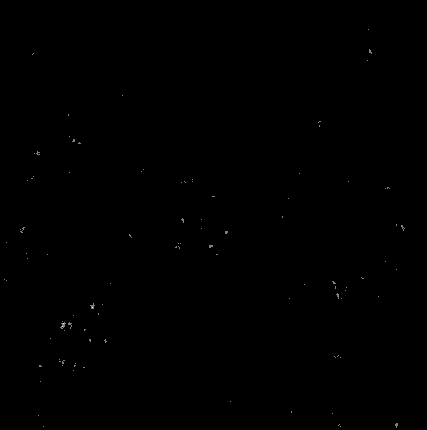
#> input picture images/ROI1-405ex_Baldur14_LF_NA1R_5xfad_dapi35lp70g_af488-10lp20g_mcherry10lp20g_zstack_20x_1024px_6-28-24.tif, 427 x 430 px; its folder holds 4 pictures in this run
$ python DIP_code.py
#> lines starting #> are read from the running program, lines starting #| are printed output that depends on the picture
# -*- coding: utf-8 -*-
"""
BIOE 5100 Final Project - Spring 2025
Skylar Suarez & Larry Baker

Variable naming convention: lLocalVariable, fUserDefinedFunction, exExternalLibrary, aArgument, iIterator
"""
#%% LIBRARY IMPORTS

import skimage as exSki # For basic image processing (filtering, histogram equalization) and GLCM analysis.

import numpy as np # For matrix manipulation.
from numpy import fft # For frequency filtering.

import matplotlib.pyplot as plt # For plotting figures throughout.

from sklearn.cluster import KMeans # For implementing K-Means clustering on the images before logistic regression.
from sklearn.model_selection import train_test_split # For linear regression testing.
from sklearn.preprocessing import StandardScaler # For use with the GLCM parameters.
from sklearn.linear_model import LogisticRegression # For linear regression testing.
from sklearn.tree import DecisionTreeClassifier # For decision tree classification testing.
from sklearn.model_selection import cross_val_score # For linear regression testing.
from sklearn.metrics import accuracy_score # For evaluationg trained regression models.

#%%
def main():
    # Read in all tif images into a list.
    lImageSet = list(exSki.io.imread_collection('images/*.tif', {'as_gray': True}))
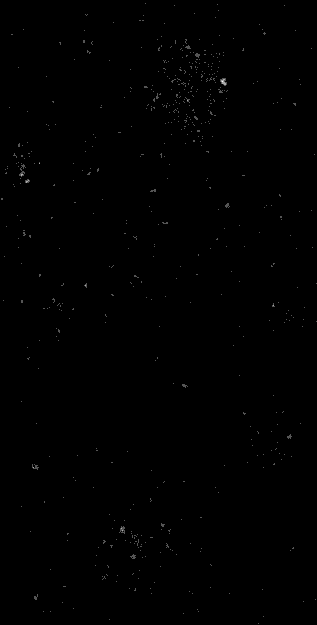
#> input picture images/ROI1-405ex_Baldur15_LF_NA1R_5xfad_dapi35lp70g_af488-10lp20g_mcherry10lp20g_zstack_20x_1024px_6-28-24.tif, 317 x 625 px
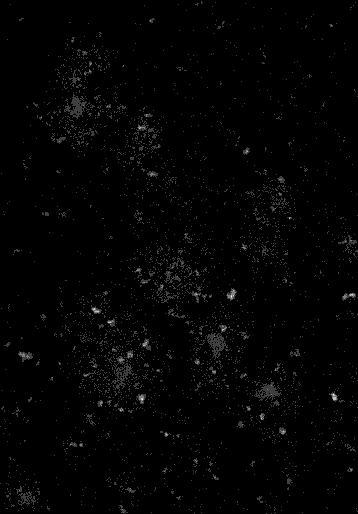
#> input picture images/ROI1-405ex_Gunnar1_LF_NA1R_5xfad_dapi35lp70g_af488-10lp20g_mcherry10lp20g_zstack_20x_1024px_6-19-24.tif, 358 x 514 px
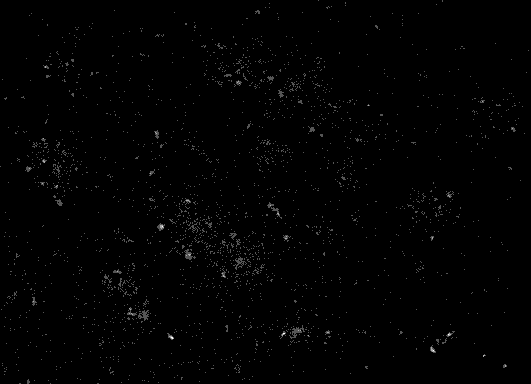
#> input picture images/ROI1-405ex_Gunnar2_LF_NA1R_5xfad_dapi35lp70g_af488-10lp20g_mcherry10lp20g_zstack_20x_1024px_6-19-24.tif, 531 x 384 px
#> lImageSet = 4 items

    # Show the entire collection for presentation purposes.
    # exSki.io.imshow_collection(lImageSet, plugin='matplotlib', cmap='gray')
    # exSki.io.show()

    lImageSet, lM, lN = fResizeImagesInSet(lImageSet, 'min')

    # Make the vector of whether the images have AB or not (1 = AB, 0 = no AB).
    lImageSetClassifications = np.ones(len(lImageSet), dtype=int)
    lImageSetClassifications[[5,6,13,14,21,22,28,29,33,34,36,37,38,39,41,42,44,45,46,47,48]] = 0

    # Display which images are AB and which are not.
    plt.figure(figsize=(15, 1.5))
    plt.plot(range(len(lImageSet)), lImageSetClassifications, 'o')
    plt.xticks(range(len(lImageSet)))
    plt.yticks([0,1])
    plt.title('1 = AB, 0 = no AB')
    plt.show()

    #%% TESTING STUFF ON A SAMPLE IMAGE, for presentation purposes.
    lSampleImage = lImageSet[15]

    # Try histogram equalization for higher contrast -
    # Increasing contrast amplifies the speckling and makes kmeans worse.
    lEqualizedImage = exSki.exposure.equalize_hist(lSampleImage)
    fDisplayImageAndItsHistogram(lEqualizedImage, 'Equalized Sample Image')

    # Trying frequency filtering of the sample image.
    # Outputting frequency spectrum of image(s) to determine if frequency filtering is sensible.
    lTestFFTOutput = np.abs(fft.fftshift(fft.fft2(lSampleImage))) # fft2() is 2D FFT, fftshift() used for same rationale as in MATLAB.
    # exSki.io.imshow(np.log(testFFTOutput), cmap = 'Blues') # Log needs to be used here or else fft is uninterpretable.
    # exSki.io.show()

    # From the above, frequency filtering may not be useful due to no clear pattern present in the spectrum.
    # An attempted filtering with a high-pass built-in Butterworth filter was attempted.
    lFreqFilteredImage = exSki.filters.butterworth(lSampleImage, cutoff_frequency_ratio = 0.1, high_pass = False)
    # cutoff_frequency_ratio sets the cut-off freq. relative to FFT shape (i.e., relative to the whole sampled freq. range).
    lFigure, lAxes = plt.subplots(1, 3)
    lFigure.suptitle('Frequency Spectrum and Filtering with LPF on Sample Image')
    lAxes[0].set_title('Freq Spectrum')
    lAxes[0].imshow(np.log(lTestFFTOutput), cmap = 'Blues')
    lAxes[1].set_title('Original')
    lAxes[1].imshow(lSampleImage, cmap = 'gray')
    lAxes[2].set_title('Filtered')
    lAxes[2].imshow(lFreqFilteredImage, cmap = 'gray')
    plt.show()
    # From the above, the results of filtering present a blurred image that appears superficially similar to a Gaussian-blurred image.

    # Trying Laplacian of Gaussian on the frequency-filtered image to see which 'blob' regions would be detected by the method
    # (i.e., whether the plaque regions would stand out relative to the background by having clusters of identified blobs).
    lBlobLog = exSki.feature.blob_log(lFreqFilteredImage, min_sigma = 1, max_sigma = 20, num_sigma = 20, threshold_rel = 0.4)
    lFigure, lAxes = plt.subplots(1,2, layout = 'tight')
    lFigure.suptitle('LoG Blob Detection with a Frequency-Filtered Sample Image')
    lAxes[0].set_title('Original')
    lAxes[0].imshow(lSampleImage, cmap = 'gray')
    lAxes[1].set_title('Freq-Filtered')
    lAxes[1].imshow(lFreqFilteredImage, cmap = 'gray')
    for blob in lBlobLog:
            y, x, r = blob
            c_orig = plt.Circle((x, y), r, color = 'red', linewidth=1, fill=False)
            lAxes[0].add_patch(c_orig)
            c_freq = plt.Circle((x, y), r, color = 'red', linewidth=1, fill=False)
            lAxes[1].add_patch(c_freq)

    # Try a median filter to remove noise.
    lMedImage = exSki.filters.median(lSampleImage)
    fDisplayImageAndItsHistogram(lMedImage, 'Median Filtered Sample Image')

    # Try a Gaussian filter to lessen speckling impact.
    lGaussSigma = 1
    lTestGaussImage = exSki.filters.gaussian(lSampleImage, sigma=lGaussSigma)
    fDisplayImageAndItsHistogram(lTestGaussImage, f'Gaussian Filtered Test Image, sigma = {lGaussSigma}')

    # Trying the Canny edge-detection algorithm. Trying on the freqency-filtered version of the sample image.
    imageEdges = exSki.feature.canny(lFreqFilteredImage, sigma = 8, low_threshold = 0.8, high_threshold = 1)
    lFigure, lAxes = plt.subplots(1, 2, layout = 'compressed')
    lFigure.suptitle('Canny Edge Detection on the Sample Image')
    lAxes[0].imshow(lSampleImage, cmap = 'gray')
    lAxes[0].set_title('Original')
    lAxes[1].imshow(imageEdges, cmap = 'gray')
    lAxes[1].set_title('Edges Detected by Canny Edge Detection')
    plt.show()
    # From the above, Canny edge detection does not appear to be an appropriate means of detecting areas of plaque.
    # If the histogram-equalized image is used, a large number of edges are detected at various threshold and sigma values, whereas
    # if the original is used, even more spurious edges are detected around pixels of noise.
    # The Gaussian similarly does not provide adequate results, as would be expected since Canny edge detection
    # already performs a Gaussian blur to start.

    # Try doing kmeans clustering to an image before and after low pass frequency filtering to compare.
    lKMeansTestImage = fDoKMeansClusteringOnImage(lSampleImage, 2)
    lKMeansTestGaussImage = fDoKMeansClusteringOnImage(lFreqFilteredImage, 2)
    lFig, lAxes = plt.subplots(1,3, layout='tight')
    lAxes[0].imshow(lSampleImage, cmap='gray')
    lAxes[0].set_title('Sample Image')
    lAxes[1].imshow(lKMeansTestImage, cmap='plasma')
    lAxes[1].set_title('Clusters of Sample Image')
    lAxes[2].imshow(lKMeansTestGaussImage, cmap='plasma')
    lAxes[2].set_title(f'Clusters of Low Pass\nFiltered Sample Image)')
    plt.show()

    #%% FIRST TEST FOR CLASSIFICATION: GAUSS/LPF FILTERING -> KMEANS CLUSTERING -> LOGISTIC REGRESSION and DECISION TREE

    lNumOfKFoldsForCV = 10

    # Make the KMeans cluster set be a matrix where each column is the clustering of an image that has been Gaussian filtered.
    lKMeansClusterSet = np.zeros((lM*lN, len(lImageSet)))
    for iImageIndex in range(len(lImageSet)):
        # lGaussImage = exSki.filters.gaussian(lImageSet[iImageIndex], lGaussSigma)
        lFreqFilteredImage = exSki.filters.butterworth(lImageSet[iImageIndex], cutoff_frequency_ratio = 0.1, high_pass = False)
        lKMeansClusteredImage = fDoKMeansClusteringOnImage(lFreqFilteredImage, 2)
        lKMeansClusteredImage = lKMeansClusteredImage.reshape(-1, 1)
        lKMeansClusterSet[:, iImageIndex] = lKMeansClusteredImage[:, 0]

    lKMeansClusterSet = StandardScaler().fit_transform(lKMeansClusterSet)
    lKMeansClusterSet = lKMeansClusterSet.transpose() # Make each row an image whose clusterings are the features.

    # Split the KMeans Cluster Data into train and test sets.
    lKMCTrainDataSet, lKMCTestDataSet, lKMCTrainClassSet, lKMCTestClassSet = train_test_split(lKMeansClusterSet, lImageSetClassifications, train_size=0.8)

    # Do the Logistic Regression Classification with 5 fold cross validation.
    lKMC_LRPredLabels, lKMC_LRPredictedProbabilities, lKMC_LRAccuracyScore = fDoCVLogisticRegressionClassification(lKMCTrainDataSet, lKMCTrainClassSet, lKMCTestDataSet, lKMCTestClassSet, lNumOfKFoldsForCV)

    # Plot the predicted vs true classifications.
    fPlotPredictionsVsTruth(lKMC_LRPredictedProbabilities, lKMCTestClassSet, lKMC_LRAccuracyScore, "Logistic Regression on K-Means Clusters")

    # Do the Decision Tree Classification with 5 fold cross validation.
    lKMC_DTPredLabels, lKMC_DTPredictedProbabilities, lKMC_DTAccuracyScore = fDoCVDecisionTreeClassification(lKMCTrainDataSet, lKMCTrainClassSet, lKMCTestDataSet, lKMCTestClassSet, lNumOfKFoldsForCV)

    # Plot the predicted vs true classifications.
    fPlotPredictionsVsTruth(lKMC_DTPredictedProbabilities, lKMCTestClassSet, lKMC_DTAccuracyScore, "Decision Tree on K-Means Clustering")


    #%% SECOND TEST FOR CLASSIFICATION: GRAY-LEVEL CO-OCCURRENCE MATRIX TEXTURE PROPERTIES -> LOGISTIC REGRESSION and DECISION TREE

    # Setting the GLCM levels.
    lMaxIntLevel = 0;
    for iImage in lImageSet:
        lCurrentMaxInt = np.max(iImage)
        if lCurrentMaxInt > lMaxIntLevel: lMaxIntLevel = lCurrentMaxInt
    lGLCMlevels = lMaxIntLevel + 1

    # Getting the GLCM properties for each image.
    lGLCMSet = np.zeros((len(lImageSet), 5))
    for iImageIndex in range(len(lImageSet)):
        lGLCM = exSki.feature.graycomatrix(lImageSet[iImageIndex], distances=[1], angles=[0], levels=lGLCMlevels)
        lGLCMSet[iImageIndex, 0] = exSki.feature.graycoprops(lGLCM, "ASM")
        lGLCMSet[iImageIndex, 1] = exSki.feature.graycoprops(lGLCM, "contrast")
        lGLCMSet[iImageIndex, 2] = exSki.feature.graycoprops(lGLCM, "correlation")
        lGLCMSet[iImageIndex, 3] = exSki.feature.graycoprops(lGLCM, "dissimilarity")
        lGLCMSet[iImageIndex, 4] = exSki.feature.graycoprops(lGLCM, "homogeneity")

    # Standardize the GLCM data.
    lGLCMSet = StandardScaler().fit_transform(lGLCMSet)

    # Split the GLCM data into train and test sets.
    lGLCMTrainDataSet, lGLCMTestDataSet, lGLCMTrainClassSet, lGLCMTestClassSet = train_test_split(lGLCMSet, lImageSetClassifications, train_size=0.8)

    # Do the Logistic Regression Classification with 5 fold cross validation.
    lGLCM_LRPredLabels, lGLCM_LRPredictedProbabilities, lGLCM_LRAccuracyScore = fDoCVLogisticRegressionClassification(lGLCMTrainDataSet, lGLCMTrainClassSet, lGLCMTestDataSet, lGLCMTestClassSet, lNumOfKFoldsForCV)

    # Plot the predicted vs true classifications.
    fPlotPredictionsVsTruth(lGLCM_LRPredictedProbabilities, lGLCMTestClassSet, lGLCM_LRAccuracyScore, "Logistic Regression on GLCM")

    # Do the Decision Tree Classification with 5 fold cross validation.
    lGLCM_DTPredLabels, lGLCM_DTPredictedProbabilities, lGLCM_DTAccuracyScore = fDoCVDecisionTreeClassification(lGLCMTrainDataSet, lGLCMTrainClassSet, lGLCMTestDataSet, lGLCMTestClassSet, lNumOfKFoldsForCV)

    # Plot the predicted vs true classifications.
    fPlotPredictionsVsTruth(lGLCM_DTPredictedProbabilities, lGLCMTestClassSet, lGLCM_DTAccuracyScore, "Decision Tree on GLCM")


#%% FUNCTIONS

def fResizeImagesInSet(aImageSet, mode='min'):
#> called with mode = 'min'
    if mode=='max':
        lTargetImageRows, lTargetImageCols = 0, 0
        for iImage in aImageSet: # find the largest image size in the set
            if iImage.shape[0] > lTargetImageRows: lTargetImageRows = iImage.shape[0]
            if iImage.shape[1] > lTargetImageCols: lTargetImageCols = iImage.shape[1]
    else:
        lTargetImageRows, lTargetImageCols = 100000, 100000
        for iImage in aImageSet: # find the largest image size in the set
            if iImage.shape[0] < lTargetImageRows: lTargetImageRows = iImage.shape[0]
            if iImage.shape[1] < lTargetImageCols: lTargetImageCols = iImage.shape[1]
#> this loop made 4 passes
#> (lTargetImageRows, lTargetImageCols) on pass 1: (430, 427)
#> lTargetImageCols on pass 2: 317
#> after the loop, lTargetImageCols = 317; lTargetImageRows = 384
    for iImageIndex in range(len(aImageSet)): # now that we have the target sizes, resize everything to it
        aImageSet[iImageIndex] = exSki.exposure.rescale_intensity(aImageSet[iImageIndex], out_range = (0, 255)) # make them 8-bit to prevent memory problems
        aImageSet[iImageIndex] = exSki.transform.resize(aImageSet[iImageIndex], (lTargetImageRows, lTargetImageCols), preserve_range=True).astype(int)
#> this loop made 4 passes
#> after the loop, aImageSet = 4 items
    return aImageSet, lTargetImageRows, lTargetImageCols

# [46 lines left out: functions fDisplayImageAndItsHistogram, fDoKMeansClusteringOnImage, fDoCVLogisticRegressionClassification, fDoCVDecisionTreeClassification, fPlotPredictionsVsTruth, not called in this run]


if __name__=="__main__":
    main()
#> in main, `lImageSet, lM, lN = fResizeImagesInSet(lImageSet, 'min')`: lM = 384; lN = 317
#> in main, `lImageSetClassifications = np.ones(len(lImageSet), dtype=int)`: lImageSetClassifications = [1, 1, 1, 1]
#> (the run stopped early here; a loop or call above may not have finished)
